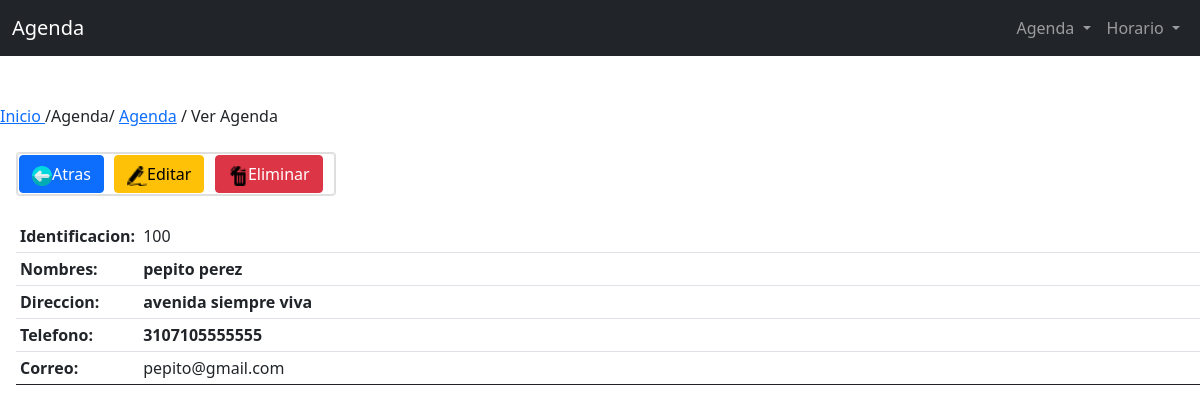
Screenshot of /admin/vista/agenda/lista.php?id=1 with the database file from the repository.
### tables this page shows
CREATE TABLE `agenda` (
  `IdAgenda` int(3) UNSIGNED NOT NULL,
  `Identificacion` varchar(10) NOT NULL,
  `Nombre` varchar(50) NOT NULL,
  `Apellido` varchar(50) NOT NULL,
  `Direccion` varchar(100) NOT NULL,
  `Telefono` varchar(15) NOT NULL,
  `Correo` varchar(150) NOT NULL
);

### admin/modelo/base/Conectar.php (called while the page is built, shortened)
<?php
class Conectar{
    public function __construct(){
        $this->conectar_db = new mysqli(DB_HOST, DB_USUARIO, DB_CONTRA, DB_BD);
    }
}
?>

### admin/modelo/agendaModel.php (called while the page is built, shortened)
<?php
require(BASE_PATH.'conectar.php');
class agendaModel extends Conectar{
     private $selec = "SELECT IdAgenda, Identificacion, Nombre, Apellido, Direccion, Telefono, Correo FROM agenda ";
    public function getAgenda(){
        if(isset($_GET['id'])){
            $id=$_GET['id'];
            $query="$this->selec WHERE IdAgenda = $id";
            }
       $resultado=$this->conectar_db->query($query);
            $resultado->fetch_array(MYSQLI_ASSOC);
          return  $resultado;
 }
}
?>

### admin/vista/agenda/lista.php (the view, shortened to what this page needs)
<?php include(MODELO_PATH.'agendaModel.php');
$vagenda = new agendaModel();
$listaAgenda = $vagenda->getAgenda();
?>
<?php include(INCLUDES_PATH.'header.php'); ?>
<?php include(INCLUDES_PATH.'navbar.php'); ?>
<?php include(INCLUDES_PATH.'messajes.php'); ?>
<?php include(INCLUDES_PATH.'footer.php'); ?>
<a href="#">Inicio </a> /Agenda/ <a href="index.php?page=1"> Agenda</a> / Ver Agenda
<div class="card" style="width: 20rem; margin-left : 1rem;" >
<div class="card body">
<?php foreach($listaAgenda as $row): ?>
    <table>
        <tr>
        <td><a href="index.php?page=1"  title="Atras"><button name="b1" class="btn btn-primary"><img src="../../images/atras.png" width="20" height="20">Atras</button></a></td>
        <td><a href="editar.php?id=<?php echo $row['IdAgenda']?>"  title="Editar"><button name="b2" class="btn btn-warning"><img src="../../images/lapiz.png" width="20" height="20">Editar</button></a></td>
        <td><a href="eliminar.php?id=<?php echo $row['IdAgenda']?>&ide=0"  title="Eliminar"><button name="b3" class="btn btn-danger"><img src="../../images/eliminar.png" width="20" height="20">Eliminar</button></a></td>
         </tr>
</table>
<?php endforeach ?>
</div>
</div>
<div style="margin-left : 1rem;">
      <table class="table table-sm">
        <thead>
        <?php foreach($listaAgenda as $row): ?>
          <tr>
               <th width="10%">Identificacion: </td>
               <td><?php echo $row['Identificacion']; ?></td>
            </tr>
            <tr>
            <th>Nombres: </th>
            <th><?php echo $row['Nombre']. " ". $row['Apellido'] ; ?></th>
            </tr>
            <th>Direccion: </th>
            <th><?php echo $row['Direccion']; ?></th>
            <tr>
            <th>Telefono: </th>
            <th><?php echo $row['Telefono']; ?></th>
            </tr>
            <tr>
            <th>Correo: </th>
            <td><?php echo $row['Correo']; ?></td>
          </tr>
        </thead>
        <?php endforeach ?>
      </table>
      <?php include(INCLUDES_PATH.'footer.php'); ?>

### rows the page displays
agenda: Identificacion "100", Nombre "pepito", Apellido "perez", Direccion "avenida siempre viva", Telefono "3107105555555", Correo "pepito@gmail.com"
